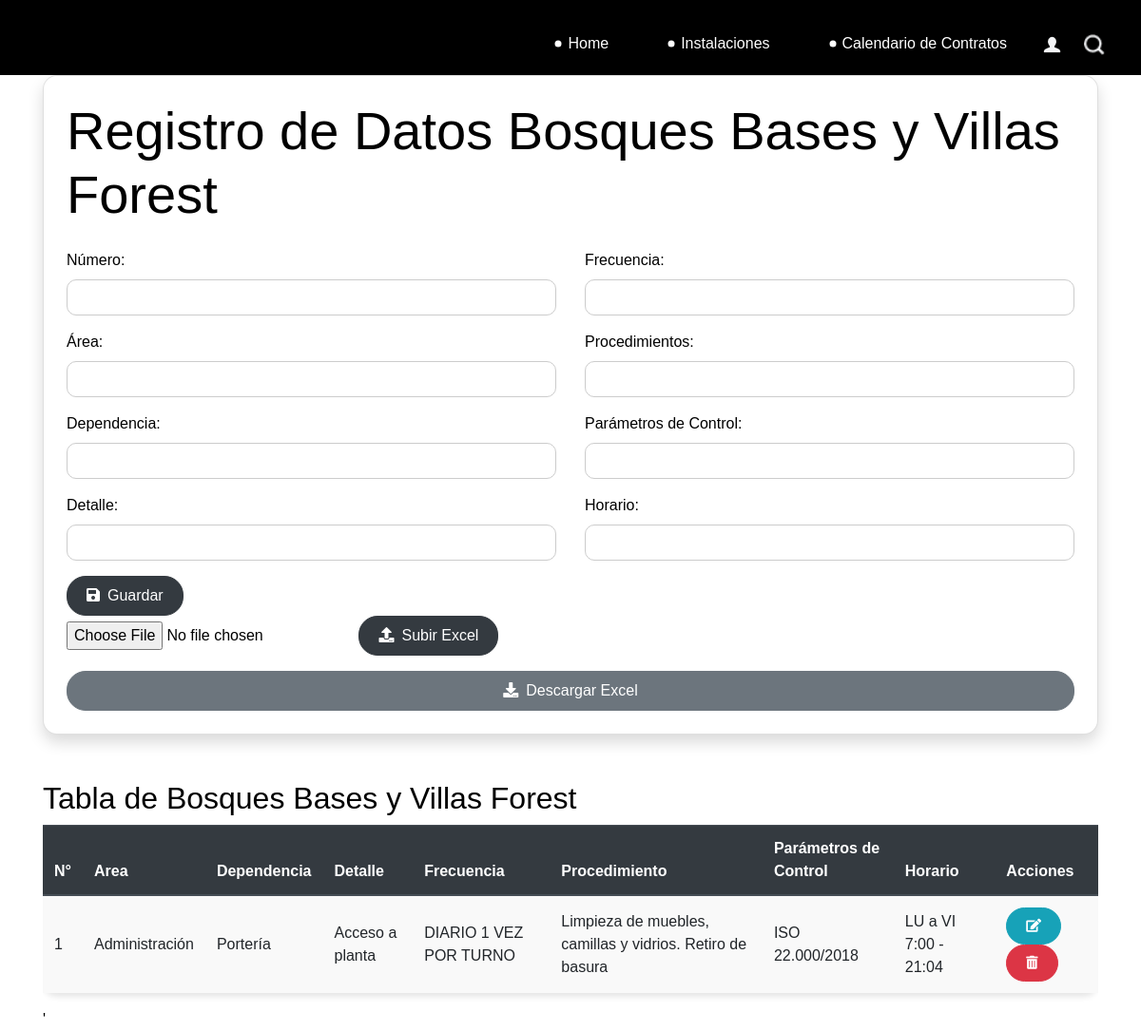
The app's page /villaforest/ with its own data.
### catalog/models.py (models this page shows)
class VillaForest(models.Model):
    numero = models.IntegerField()
    area = models.CharField(max_length=100, default='')
    dependencia = models.CharField(max_length=100)
    detalle = models.TextField()
    frecuencia = models.CharField(max_length=100)
    procedimientos = models.TextField()
    parametro_control = models.CharField(max_length=100)
    horario = models.CharField(max_length=100)
    def __str__(self):
        return f""
    class Meta:
        db_table = 'villaforest'

### catalog/views.py (the view)
# urls.py: path('villaforest/', views.villaforest, name='villaforest'),
def villaforest(request):
    if request.method == 'POST':
        if 'archivo_excel' in request.FILES:
            form = VillaForestForm(request.POST, request.FILES)
            myfile = request.FILES['archivo_excel']
            df = pd.read_excel(myfile)
            conn = sqlite3.connect('db.sqlite3')
            for index, row in df.iterrows():
                data = VillaForest(
                    numero=row['Número'],
                    area=row['Área'],
                    dependencia=row['Dependencia'],
                    detalle=row['Detalle'],
                    frecuencia=row['Frecuencia'],
                    procedimientos=row['Procedimiento'],
                    parametro_control=row['Parámetros de Control'],
                    horario=row['Horario']
                )
                data.save()
            conn.close()
        if 'archivo_excel' in request.FILES:
            form = VillaForestForm(request.POST, request.FILES)
        else:
            form = VillaForestForm(request.POST)
            if form.is_valid():
                form.save()
                messages.success(request, 'Datos ingresados correctamente.')
                return redirect('villaforest')
            else:
                messages.error(request, 'Error al ingresar los datos. Por favor, revise los datos ingresados.')
    else:
        form = VillaForestForm()
    villaforest = VillaForest.objects.all()
    print(villaforest)
    return render(request, 'Instalaciones/Bosques/Bases-y-Villas-Forest.html', {'form': form, 'villaforest': villaforest})

### catalog/forms.py
class VillaForestForm(forms.ModelForm):
    class Meta:
        model = VillaForest
        fields = '__all__'

### Templates/Instalaciones/Bosques/Bases-y-Villas-Forest.html (shortened to what this page needs)
{% extends 'base.html' %}
{% load static %}
{% block content %}
<div class="container">
    <div class="card p-4 shadow">
        <h1 class="display-4 mb-4">Registro de Datos Bosques Bases y Villas Forest</h1>
        <form method="post">
            <div class="row">
                <div class="col-md-6">
                    <div class="form-group">
                        <label for="numero">Número:</label>
                        <input type="number" class="form-control" id="numero" name="numero" required>
                    </div>
                    <div class="form-group">
                        <label for="area">Área:</label>
                        <input type="text" class="form-control" id="area" name="area" required>
                    </div>
                    <div class="form-group">
                        <label for="dependencia">Dependencia:</label>
                        <input type="text" class="form-control" id="dependencia" name="dependencia" required>
                    </div>
                    <div class="form-group">
                        <label for="detalle">Detalle:</label>
                        <input type="text" class="form-control" id="detalle" name="detalle" required>
                    </div>
                </div>
                <div class="col-md-6">
                    <div class="form-group">
                        <label for="frecuencia">Frecuencia:</label>
                        <input type="text" class="form-control" id="frecuencia" name="frecuencia" required>
                    </div>
                    <div class="form-group">
                        <label for="procedimientos">Procedimientos:</label>
                        <input type="text" class="form-control" id="procedimientos" name="procedimientos" required>
                    </div>
                    <div class="form-group">
                        <label for="parametro_control">Parámetros de Control:</label>
                        <input type="text" class="form-control" id="parametro_control" name="parametro_control" required>
                    </div>
                    <div class="form-group">
                        <label for="horario">Horario:</label>
                        <input type="text" class="form-control" id="horario" name="horario" required>
                    </div>
                </div>
            </div>
            <button type="submit" class="btn btn-dark"><i class="fa fa-save mr-2"></i>Guardar</button>
        </form>
        <form method="post" enctype="multipart/form-data">
            <input type="file" name="archivo_excel" accept=".xls,.xlsx">
            <button type="submit" class="btn btn-dark"><i class="fa fa-upload mr-2"></i>Subir Excel</button>
        </form>
        <a href="{% url 'descargar_excel_villaforest' %}" class="btn btn-secondary mt-3"><i class="fa fa-download mr-2"></i>Descargar Excel</a>
    </div>
</div>
<div class="container mt-5">
    <h2>Tabla de Bosques Bases y Villas Forest</h2>
    <div class="table-responsive">
        <table class="table table-striped table-hover">
            <thead class="thead-dark">
                <tr>
                    <th scope="col">N°</th>
                    <th scope="col">Area</th>
                    <th scope="col">Dependencia</th>
                    <th scope="col">Detalle</th>
                    <th scope="col">Frecuencia</th>
                    <th scope="col">Procedimiento</th>
                    <th scope="col">Parámetros de Control</th>
                    <th scope="col">Horario</th>
                    <th scope="col">Acciones</th>
                </tr>
            </thead>
        <tbody>
            {% for dato in villaforest %}
            <tr>
                <td>{{ dato.numero }}</td>
                <td>{{ dato.area}}</td>
                <td>{{ dato.dependencia }}</td>
                <td>{{ dato.detalle }}</td>
                <td>{{ dato.frecuencia }}</td>
                <td>{{ dato.procedimientos }}</td>
                <td>{{ dato.parametro_control }}</td>
                <td>{{ dato.horario }}</td>
                <td>
                    <a href="{% url 'modificar_villaforest' dato.id %}" class="btn btn-info btn-sm"><i class="fas fa-edit"></i></a>
                    <form method="post" action="{% url 'eliminar_villaforest' dato.id %}" style="display: inline;">
                        <button type="submit" class="btn btn-danger btn-sm" onclick="return confirm('¿Estás seguro de que deseas eliminar este dato?')"><i class="fas fa-trash-alt"></i></button>
                    </form>
                </td>
            </tr>
            {% endfor %}
        </tbody>
    </table>
</div>
<link rel="stylesheet" href="https://maxcdn.bootstrapcdn.com/bootstrap/4.5.2/css/bootstrap.min.css">
<link rel="stylesheet" href="https://cdnjs.cloudflare.com/ajax/libs/font-awesome/5.15.4/css/all.min.css">
<link rel="stylesheet" href="{% static 'stylecmpc.css' %}">
<link rel="stylesheet" href="{% static 'css/style.css' %}">'
{% endblock %}

### static/css/stylecmpc.css (style rules this page uses)
.card { border-radius: 15px; }
.form-control { border-radius: 10px; border-color: #ccc; }
.btn { border-radius: 20px; padding: 8px 20px; }
.btn-secondary { background-color: #6c757d; border-color: #6c757d; }
.table { border-radius: 15px; box-shadow: 0 4px 6px rgba(0, 0, 0, 0.1); }
.table th, .table td { vertical-align: middle; }
.table th { background-color: #336699; color: #fff; }
.table-striped tbody tr:nth-of-type(odd) { background-color: #f9f9f9; }

### static/css/style.css (style rules this page uses)
body { font-family: "Poppins", sans-serif; color: #000000; background-color: #ffffff; }
a, a:hover, a:focus { text-decoration: none; }
.btn, .btn:focus { outline: none !important; -webkit-box-shadow: none; box-shadow: none; }

### records on screen
VillaForest: numero "1", area "Administración", dependencia "Portería", detalle "Acceso a planta", frecuencia "DIARIO 1 VEZ POR TURNO", procedimientos "Limpieza de muebles, camillas y vidrios. Retiro de basura", parametro_control "ISO 22.000/2018", horario "LU a VI 7:00 - 21:04"
